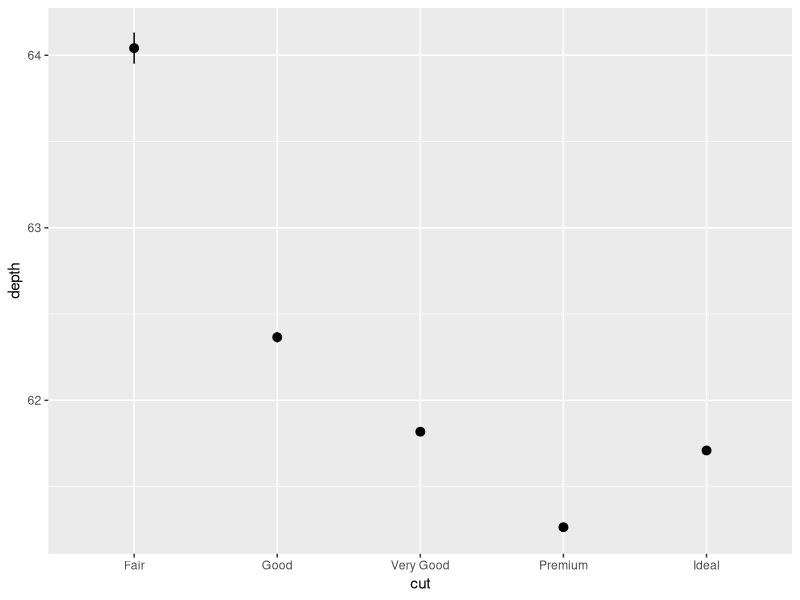
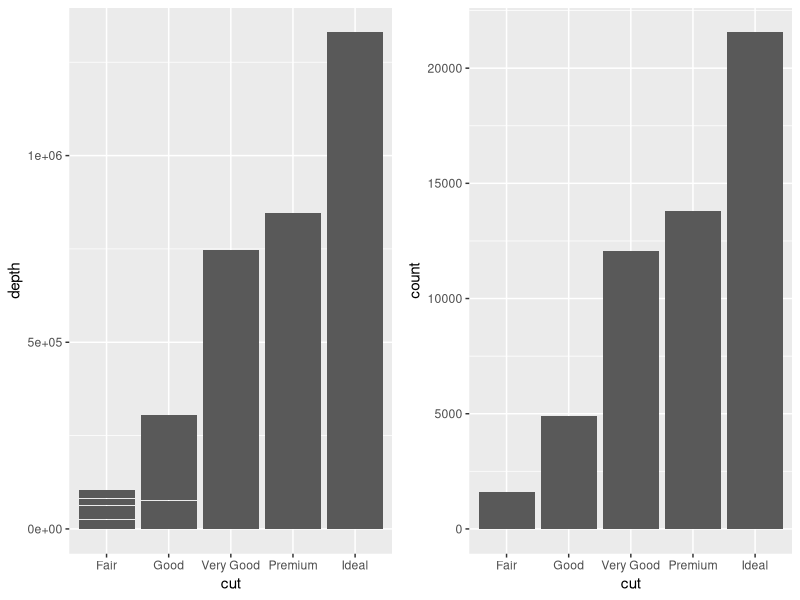
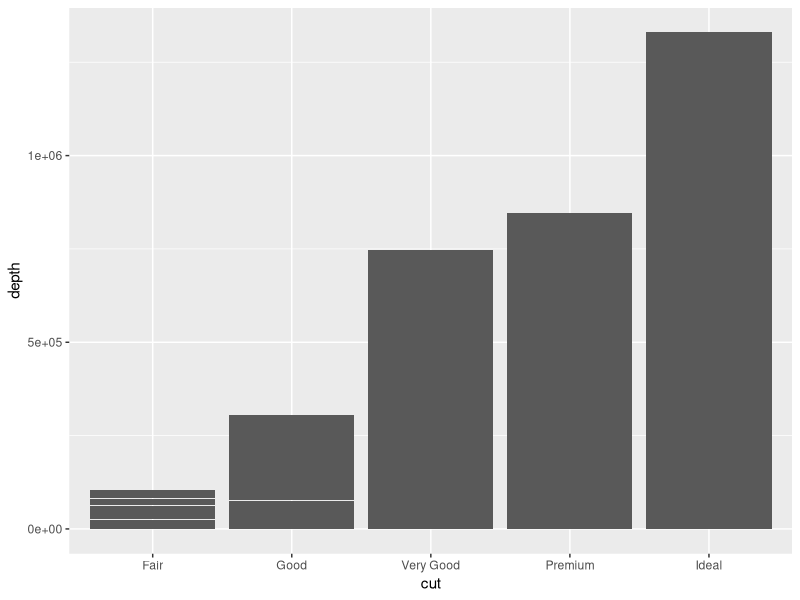
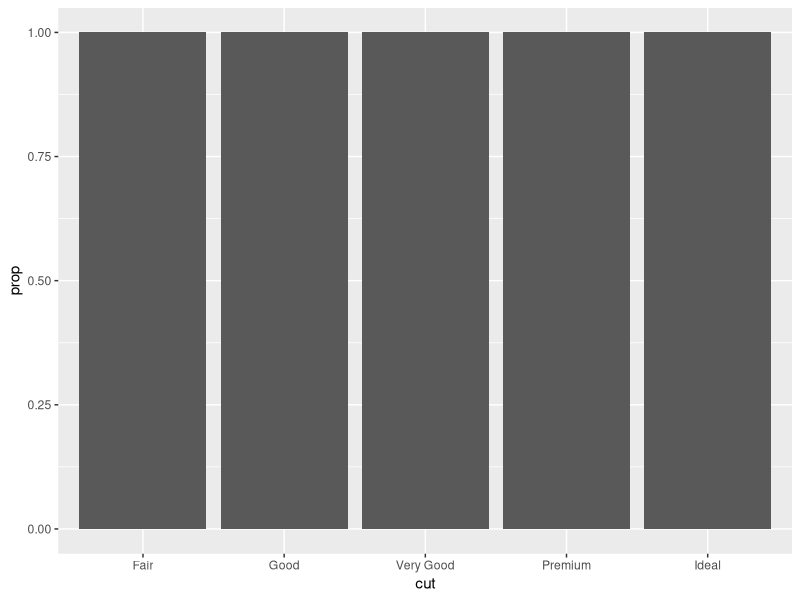
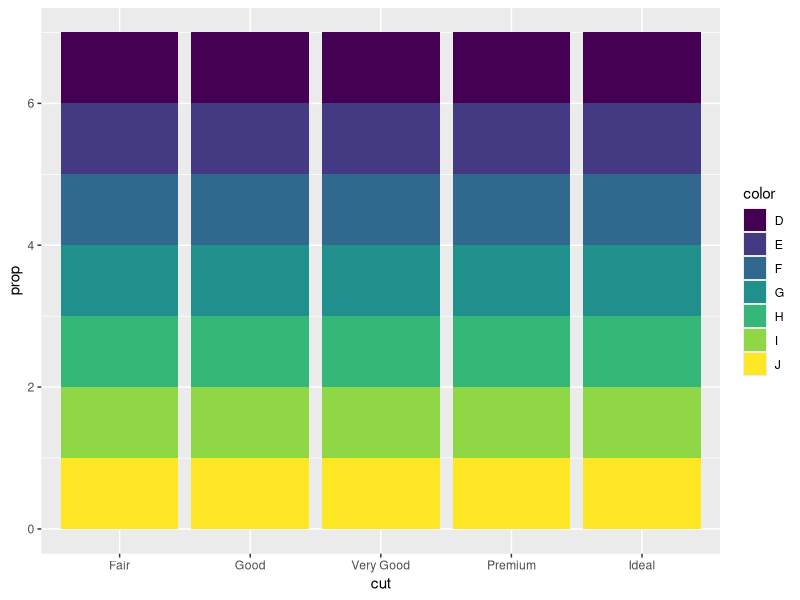
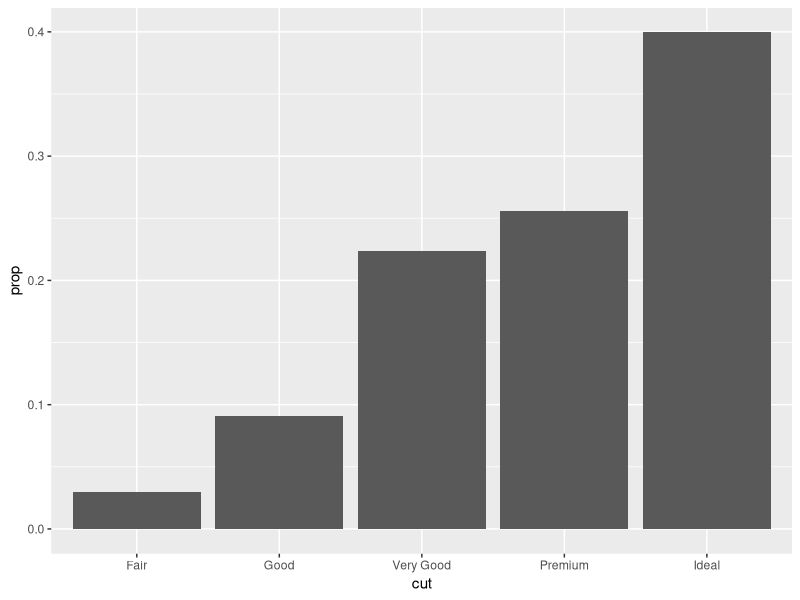
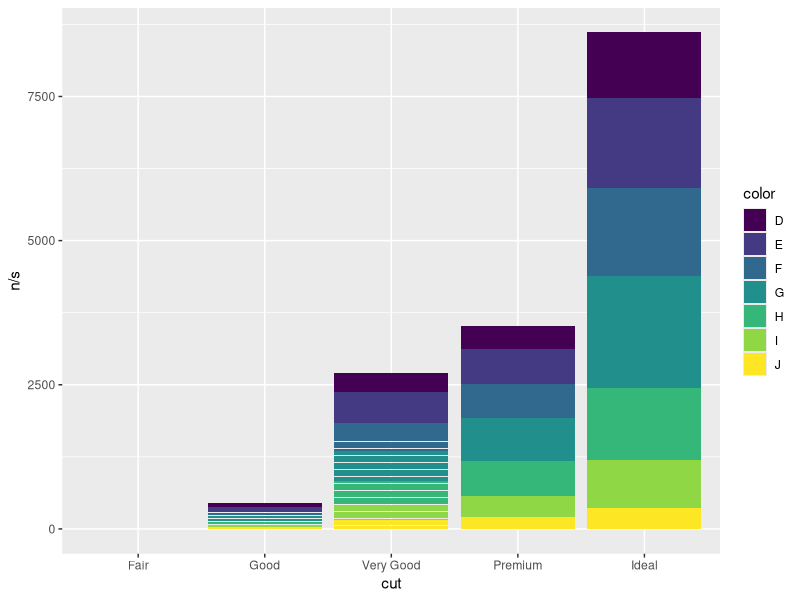

R code for these plots, in order:
## ---- chunk 1
library(tidyverse)
library(ggplot2)
library(dplyr)
## ---- chunk 2
ggplot(data=diamonds) +
	geom_pointrange(aes(x=cut, y=depth), stat="summary")
## ---- chunk 3
library(gridExtra)
a <- ggplot(data=diamonds) +
	geom_col(aes(x=cut, y=depth))

b <- ggplot(data=diamonds) +
	geom_bar(aes(x=cut))

grid.arrange(a, b, nrow = 1)
## ---- chunk 4
ggplot(data=diamonds) +
	geom_bar(aes(x=cut, y=depth), stat="identity")
## ---- chunk 5
ggplot(data = diamonds) + 
  geom_bar(mapping = aes(x = cut, y = ..prop..))
ggplot(data = diamonds) + 
  geom_bar(mapping = aes(x = cut, fill = color, y = ..prop..))
## ---- chunk 6
ggplot(data=diamonds) + 
	geom_bar(aes(x=cut, y=..prop.., group=1))

diamonds %>% 
	group_by(cut) %>% nest() %>% 
	inner_join(count(diamonds %>% group_by(cut))) %>% 
	mutate(s=.$n %>% sum) %>% unnest() %>% 
	ggplot(aes(x=cut, y=n/s, fill=color)) +
		geom_bar(stat="identity")

